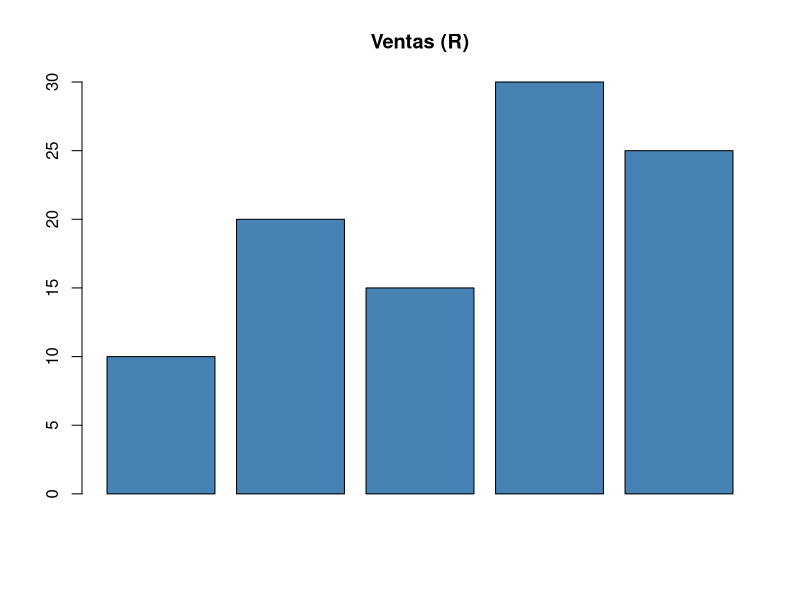

Here is the R script that generated this plot:
## ---- chunk 1
datos <- c(10, 20, 15, 30, 25)
barplot(datos, col = "steelblue", main = "Ventas (R)")
